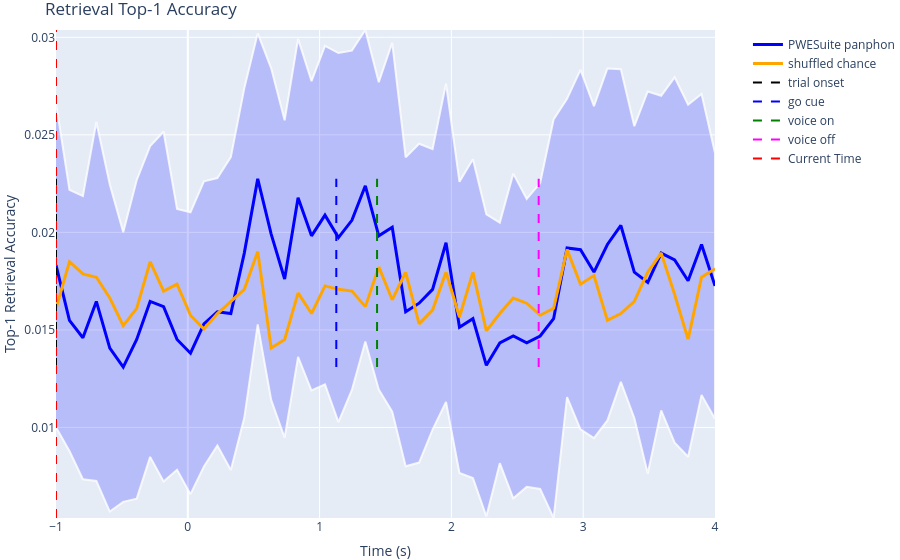

The notebook cell saved with this chart:
### Markdown cell above
## 9b. Plot Retrieval Accuracy (Top-1)

### Code cell
# ── Retrieval: Top-1 accuracy ────────────────────────────────────
fig_ret1, _ = plot_accuracy_plotly(
    br_panphon.all_retrieval_top1.mean(0),
    #br_token_ipa.all_retrieval_top1.mean(0),
    br_panphon.all_retrieval_chance_top1.mean(0),
    #br_token_ipa.all_retrieval_chance_top1.mean(0),
    lines=[
        0 - np.nanmean(trial_onset),
        np.nanmean(green_screen_onset) - np.nanmean(trial_onset),
        np.nanmean(clean_voice_onset) - np.nanmean(trial_onset),
        np.nanmean(clean_voice_offset) - np.nanmean(trial_onset),
    ],
    data_std=[
        br_panphon.all_retrieval_top1.std(0),
        #br_token_ipa.all_retrieval_top1.std(0),
        0
        #br_token_ipa.all_retrieval_chance_top1.std(0),
    ],
    line_labels=['trial onset', 'go cue', 'voice on', 'voice off'],
    data_labels=[
        'PWESuite panphon',
        #'PWESuite token-IPA',
        'shuffled chance',
        #'token-IPA shuffled chance',
    ],  
    back=np.nanmean(trial_onset),
    forward=clean_data_binned.shape[2] / adjusted_fs - np.nanmean(trial_onset),
    ylabel='Top-1 Retrieval Accuracy',
    tick_interval=1,
    title='Retrieval Top-1 Accuracy',
)
fig_ret1.show()
